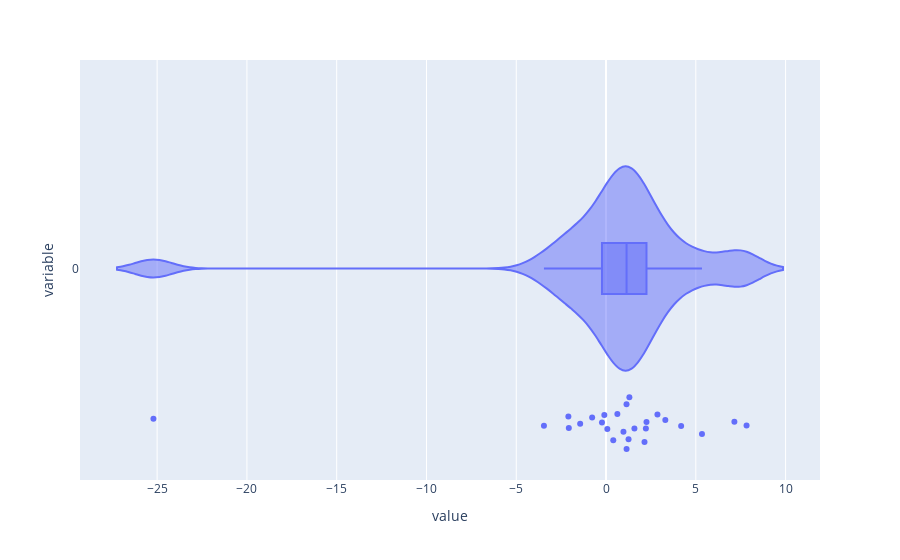

Write notebook code for a chart like this one.
### Code cell
px.violin(
    dfs['MAPE']['Naive Benchmark'] - dfs['MAPE']['Holt-Winters'],
    orientation='h',
    points='all',
    box=True
)

### Figure 1 — Plotly figure (JSON) as saved in the notebook; plotly's stock layout.template omitted (floating-point values rounded to 4 significant figures)
{"data": [{"alignmentgroup": "True", "box": {"visible": true}, "hovertemplate": "value=%{x}<br>variable=%{y}<extra></extra>", "legendgroup": "", "marker": {"color": "#636efa"}, "name": "", "offsetgroup": "", "orientation": "h", "points": "all", "scalegroup": "True", "showlegend": false, "type": "violin", "x": [5.343, 3.303, 0.4025, -2.098, 1.253, 1.141, 0.6314, -0.773, -1.441, 2.142, -0.09509, 2.863, -3.458, -2.073, 0.07196, 0.9697, 2.253, -0.2263, 1.3, 4.183, 1.144, -25.21, 2.219, 7.827, 7.148, NaN, 1.581], "x0": " ", "xaxis": "x", "y": ["0", "0", "0", "0", "0", "0", "0", "0", "0", "0", "0", "0", "0", "0", "0", "0", "0", "0", "0", "0", "0", "0", "0", "0", "0", "0", "0"], "y0": " ", "yaxis": "y"}], "layout": {"legend": {"tracegroupgap": 0}, "margin": {"t": 60}, "violinmode": "group", "xaxis": {"anchor": "y", "domain": [0, 1], "title": {"text": "value"}}, "yaxis": {"anchor": "x", "domain": [0, 1], "title": {"text": "variable"}}}}
